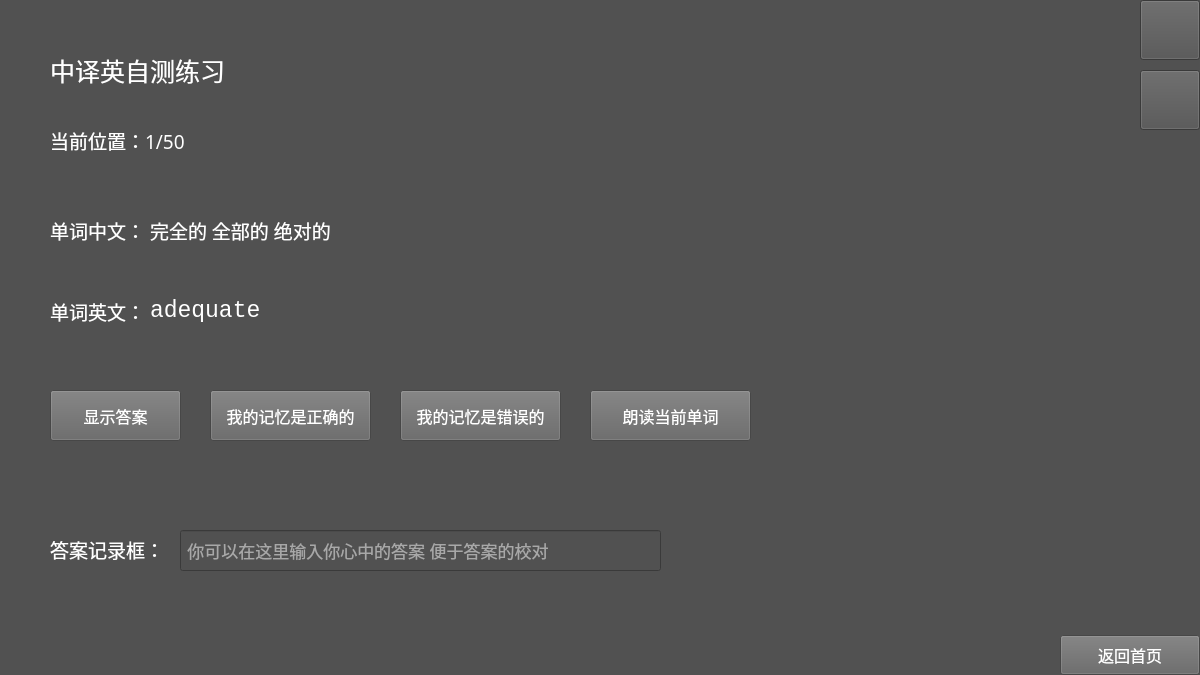
<?xml version="1.0" encoding="UTF-8"?>
<ui version="4.0">
 <class>Self</class>
 <widget class="QFrame" name="Self">
  <property name="geometry">
   <rect>
    <x>0</x>
    <y>0</y>
    <width>1200</width>
    <height>675</height>
   </rect>
  </property>
  <property name="focusPolicy">
   <enum>Qt::TabFocus</enum>
  </property>
  <property name="windowTitle">
   <string>Frame</string>
  </property>
  <property name="styleSheet">
   <string notr="true">background-color: rgb(81, 81, 81);</string>
  </property>
  <widget class="QPushButton" name="pushButtonShowAns">
   <property name="geometry">
    <rect>
     <x>50</x>
     <y>390</y>
     <width>131</width>
     <height>51</height>
    </rect>
   </property>
   <property name="font">
    <font>
     <family>等线</family>
     <pointsize>12</pointsize>
    </font>
   </property>
   <property name="focusPolicy">
    <enum>Qt::NoFocus</enum>
   </property>
   <property name="styleSheet">
    <string notr="true">background-color: rgb(100, 100, 100);
color: rgb(255, 255, 255);</string>
   </property>
   <property name="text">
    <string>显示答案</string>
   </property>
  </widget>
  <widget class="QLabel" name="labelQE">
   <property name="geometry">
    <rect>
     <x>150</x>
     <y>210</y>
     <width>571</width>
     <height>41</height>
    </rect>
   </property>
   <property name="font">
    <font>
     <family>Consolas</family>
     <pointsize>17</pointsize>
    </font>
   </property>
   <property name="focusPolicy">
    <enum>Qt::NoFocus</enum>
   </property>
   <property name="styleSheet">
    <string notr="true">color: rgb(255, 255, 255);</string>
   </property>
   <property name="text">
    <string>adequate</string>
   </property>
   <property name="textFormat">
    <enum>Qt::AutoText</enum>
   </property>
  </widget>
  <widget class="QLabel" name="labelAC">
   <property name="geometry">
    <rect>
     <x>150</x>
     <y>290</y>
     <width>571</width>
     <height>41</height>
    </rect>
   </property>
   <property name="font">
    <font>
     <family>等线</family>
     <pointsize>14</pointsize>
    </font>
   </property>
   <property name="focusPolicy">
    <enum>Qt::NoFocus</enum>
   </property>
   <property name="styleSheet">
    <string notr="true">color: rgb(255, 255, 255);</string>
   </property>
   <property name="text">
    <string>完全的 全部的 绝对的</string>
   </property>
   <property name="textFormat">
    <enum>Qt::AutoText</enum>
   </property>
  </widget>
  <widget class="QLabel" name="labelQTitle">
   <property name="geometry">
    <rect>
     <x>50</x>
     <y>210</y>
     <width>91</width>
     <height>41</height>
    </rect>
   </property>
   <property name="font">
    <font>
     <family>等线</family>
     <pointsize>14</pointsize>
    </font>
   </property>
   <property name="focusPolicy">
    <enum>Qt::NoFocus</enum>
   </property>
   <property name="styleSheet">
    <string notr="true">color: rgb(255, 255, 255);</string>
   </property>
   <property name="text">
    <string>单词中文：</string>
   </property>
   <property name="textFormat">
    <enum>Qt::AutoText</enum>
   </property>
  </widget>
  <widget class="QLabel" name="labelATitle">
   <property name="geometry">
    <rect>
     <x>50</x>
     <y>291</y>
     <width>91</width>
     <height>41</height>
    </rect>
   </property>
   <property name="font">
    <font>
     <family>等线</family>
     <pointsize>14</pointsize>
    </font>
   </property>
   <property name="focusPolicy">
    <enum>Qt::NoFocus</enum>
   </property>
   <property name="styleSheet">
    <string notr="true">color: rgb(255, 255, 255);</string>
   </property>
   <property name="text">
    <string>单词英文：</string>
   </property>
   <property name="textFormat">
    <enum>Qt::AutoText</enum>
   </property>
  </widget>
  <widget class="QPushButton" name="pushButtonHelp">
   <property name="geometry">
    <rect>
     <x>1140</x>
     <y>0</y>
     <width>60</width>
     <height>60</height>
    </rect>
   </property>
   <property name="font">
    <font>
     <family>微软雅黑</family>
     <pointsize>30</pointsize>
     <weight>75</weight>
     <bold>true</bold>
    </font>
   </property>
   <property name="focusPolicy">
    <enum>Qt::NoFocus</enum>
   </property>
   <property name="styleSheet">
    <string notr="true">image: url(:/PNG/Icon/Help.png);</string>
   </property>
   <property name="text">
    <string/>
   </property>
  </widget>
  <widget class="QPushButton" name="pushButtonExit">
   <property name="geometry">
    <rect>
     <x>1060</x>
     <y>635</y>
     <width>140</width>
     <height>40</height>
    </rect>
   </property>
   <property name="font">
    <font>
     <family>等线</family>
     <pointsize>12</pointsize>
    </font>
   </property>
   <property name="focusPolicy">
    <enum>Qt::NoFocus</enum>
   </property>
   <property name="styleSheet">
    <string notr="true">background-color: rgb(100, 100, 100);
color: rgb(255, 255, 255);</string>
   </property>
   <property name="text">
    <string>返回首页</string>
   </property>
  </widget>
  <widget class="QPushButton" name="pushButtonRight">
   <property name="geometry">
    <rect>
     <x>210</x>
     <y>390</y>
     <width>161</width>
     <height>51</height>
    </rect>
   </property>
   <property name="font">
    <font>
     <family>等线</family>
     <pointsize>12</pointsize>
    </font>
   </property>
   <property name="focusPolicy">
    <enum>Qt::NoFocus</enum>
   </property>
   <property name="styleSheet">
    <string notr="true">background-color: rgb(100, 100, 100);
color: rgb(255, 255, 255);</string>
   </property>
   <property name="text">
    <string>我的记忆是正确的</string>
   </property>
  </widget>
  <widget class="QLabel" name="labelTitle">
   <property name="geometry">
    <rect>
     <x>50</x>
     <y>40</y>
     <width>471</width>
     <height>61</height>
    </rect>
   </property>
   <property name="font">
    <font>
     <family>等线</family>
     <pointsize>19</pointsize>
    </font>
   </property>
   <property name="focusPolicy">
    <enum>Qt::NoFocus</enum>
   </property>
   <property name="styleSheet">
    <string notr="true">color: rgb(255, 255, 255);</string>
   </property>
   <property name="text">
    <string>中译英自测练习</string>
   </property>
  </widget>
  <widget class="QLabel" name="labelLocation">
   <property name="geometry">
    <rect>
     <x>50</x>
     <y>120</y>
     <width>191</width>
     <height>41</height>
    </rect>
   </property>
   <property name="font">
    <font>
     <family>等线</family>
     <pointsize>14</pointsize>
    </font>
   </property>
   <property name="focusPolicy">
    <enum>Qt::NoFocus</enum>
   </property>
   <property name="styleSheet">
    <string notr="true">color: rgb(255, 255, 255);</string>
   </property>
   <property name="text">
    <string>当前位置：1/50</string>
   </property>
  </widget>
  <widget class="QPushButton" name="pushButtonSearch">
   <property name="geometry">
    <rect>
     <x>1140</x>
     <y>70</y>
     <width>60</width>
     <height>60</height>
    </rect>
   </property>
   <property name="font">
    <font>
     <family>微软雅黑</family>
     <pointsize>30</pointsize>
     <weight>75</weight>
     <bold>true</bold>
    </font>
   </property>
   <property name="focusPolicy">
    <enum>Qt::NoFocus</enum>
   </property>
   <property name="styleSheet">
    <string notr="true">image: url(:/PNG/Icon/Search.png);</string>
   </property>
   <property name="text">
    <string/>
   </property>
  </widget>
  <widget class="QPushButton" name="pushButtonWrong">
   <property name="geometry">
    <rect>
     <x>400</x>
     <y>390</y>
     <width>161</width>
     <height>51</height>
    </rect>
   </property>
   <property name="font">
    <font>
     <family>等线</family>
     <pointsize>12</pointsize>
    </font>
   </property>
   <property name="focusPolicy">
    <enum>Qt::NoFocus</enum>
   </property>
   <property name="styleSheet">
    <string notr="true">background-color: rgb(100, 100, 100);
color: rgb(255, 255, 255);</string>
   </property>
   <property name="text">
    <string>我的记忆是错误的</string>
   </property>
  </widget>
  <widget class="QPushButton" name="pushButtonRead">
   <property name="geometry">
    <rect>
     <x>590</x>
     <y>390</y>
     <width>161</width>
     <height>51</height>
    </rect>
   </property>
   <property name="font">
    <font>
     <family>等线</family>
     <pointsize>12</pointsize>
    </font>
   </property>
   <property name="focusPolicy">
    <enum>Qt::NoFocus</enum>
   </property>
   <property name="styleSheet">
    <string notr="true">background-color: rgb(100, 100, 100);
color: rgb(255, 255, 255);</string>
   </property>
   <property name="text">
    <string>朗读当前单词</string>
   </property>
  </widget>
  <widget class="QLabel" name="labelNote">
   <property name="geometry">
    <rect>
     <x>50</x>
     <y>529</y>
     <width>131</width>
     <height>41</height>
    </rect>
   </property>
   <property name="font">
    <font>
     <family>等线</family>
     <pointsize>14</pointsize>
    </font>
   </property>
   <property name="focusPolicy">
    <enum>Qt::NoFocus</enum>
   </property>
   <property name="styleSheet">
    <string notr="true">color: rgb(255, 255, 255);</string>
   </property>
   <property name="text">
    <string>答案记录框：</string>
   </property>
   <property name="textFormat">
    <enum>Qt::AutoText</enum>
   </property>
  </widget>
  <widget class="QLineEdit" name="lineEditNote">
   <property name="geometry">
    <rect>
     <x>180</x>
     <y>530</y>
     <width>481</width>
     <height>41</height>
    </rect>
   </property>
   <property name="font">
    <font>
     <family>等线</family>
     <pointsize>13</pointsize>
    </font>
   </property>
   <property name="focusPolicy">
    <enum>Qt::StrongFocus</enum>
   </property>
   <property name="styleSheet">
    <string notr="true">color: rgb(255, 255, 255);</string>
   </property>
   <property name="text">
    <string/>
   </property>
   <property name="placeholderText">
    <string> 你可以在这里输入你心中的答案 便于答案的校对</string>
   </property>
  </widget>
  <widget class="QLabel" name="labelQC">
   <property name="geometry">
    <rect>
     <x>150</x>
     <y>210</y>
     <width>571</width>
     <height>41</height>
    </rect>
   </property>
   <property name="font">
    <font>
     <family>等线</family>
     <pointsize>14</pointsize>
    </font>
   </property>
   <property name="focusPolicy">
    <enum>Qt::NoFocus</enum>
   </property>
   <property name="styleSheet">
    <string notr="true">color: rgb(255, 255, 255);</string>
   </property>
   <property name="text">
    <string>完全的 全部的 绝对的</string>
   </property>
   <property name="textFormat">
    <enum>Qt::AutoText</enum>
   </property>
  </widget>
  <widget class="QLabel" name="labelAE">
   <property name="geometry">
    <rect>
     <x>150</x>
     <y>290</y>
     <width>571</width>
     <height>41</height>
    </rect>
   </property>
   <property name="font">
    <font>
     <family>Consolas</family>
     <pointsize>17</pointsize>
    </font>
   </property>
   <property name="focusPolicy">
    <enum>Qt::NoFocus</enum>
   </property>
   <property name="styleSheet">
    <string notr="true">color: rgb(255, 255, 255);</string>
   </property>
   <property name="text">
    <string>adequate</string>
   </property>
   <property name="textFormat">
    <enum>Qt::AutoText</enum>
   </property>
  </widget>
 </widget>
 <resources/>
 <connections/>
</ui>
